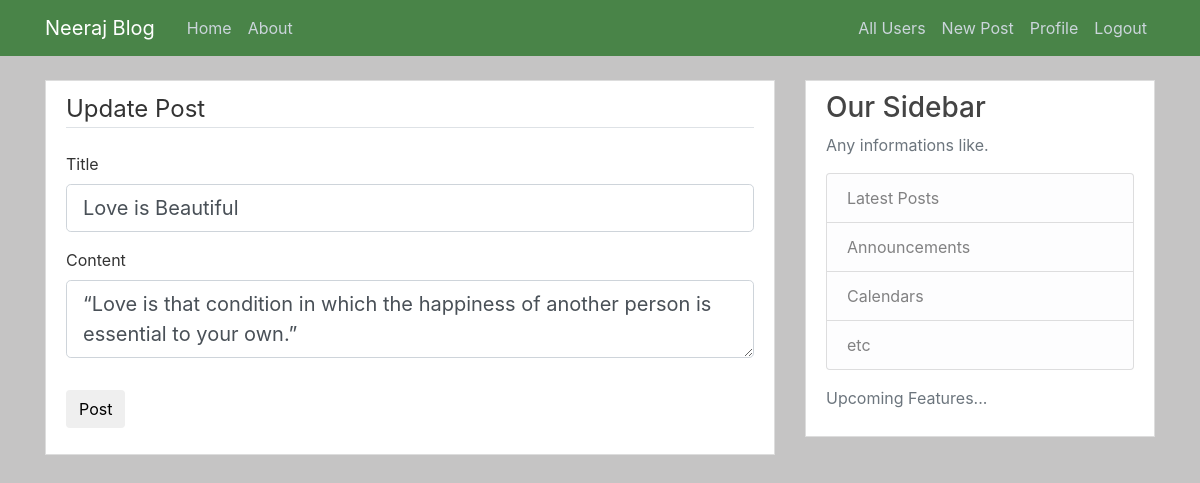
The app's page /post/2/update (signed in) with its own data.
### flaskblog/models.py (models this page shows, shortened)
class Post(db.Model):
    id=db.Column(db.Integer, primary_key=True)
    title=db.Column(db.String(100), nullable=False)
    date_posted=db.Column(db.DateTime, nullable=False, default=datetime.utcnow)
    content= db.Column(db.Text, nullable=False)
    user_id = db.Column(db.Integer, db.ForeignKey('user.id'), nullable=False)

### flaskblog/routes.py (the view)
@app.route("/post/<int:post_id>/update", methods=['GET','POST'])
@login_required
def update_post(post_id):
    post = Post.query.get_or_404(post_id)
    if post.author != current_user:
        abort(403)
    form =PostForm()
    if form.validate_on_submit():
        post.title=form.title.data
        post.content=form.content.data
        db.session.commit()
        flash('Your post has been updated!', 'success')
        return redirect(url_for('post', post_id=post.id))
    elif request.method =='GET':
        form.title.data = post.title
        form.content.data = post.content
    return render_template('create_post.html', title='Update Post',form=form, legend='Update Post')

### flaskblog/forms.py
class PostForm(FlaskForm):
    title=StringField('Title', validators=[DataRequired()])
    content=TextAreaField('Content', validators=[DataRequired()])
    submit= SubmitField('Post')

### flaskblog/models.py (called while the page is built)
@login_manager.user_loader
def load_user(user_id):
    return User.query.get(int(user_id))

### flaskblog/templates/create_post.html (shortened to what this page needs)
{% extends "layout.html" %}
{% block content %}
<div class="content-section">
   <form method="POST" action="">
    <fieldset class="form-group">
       <legend class="border-bottom mb-4">{{ legend }}</legend>
       <div class="form-group">
          {{ form.title.label(class="form-control-label") }}
          {% if form.title.errors%}
            {{ form.title(class="form-control form-control-lg is-invalid")}}
            <div class="invalid-feedback">
                {% for error in form.title.errors %}
                   <span>{{ error }} </span>
                {% endfor %}
             </div>
          {% else %}
               {{ form.title(class="form-control form-control-lg") }}
          {% endif %}
       </div>
       <div class="form-group">
          {{ form.content.label(class="form-control-label") }}
          {% if form.content.errors%}
            {{ form.content(class="form-control form-control-lg is-invalid")}}
            <div class="invalid-feedback">
                {% for error in form.content.errors %}
                   <span>{{ error }} </span>
                {% endfor %}
             </div>
          {% else %}
               {{ form.content(class="form-control form-control-lg") }}
          {% endif %}
       </div>
     </fieldset>
     <div class="form-group">
       {{ form.submit(class="btn tbn-outline-info")}}
     </div>
  </form>
</div>
{% endblock content %}

### flaskblog/static/main.css (style rules this page uses)
body { background: #c5c4c4; color: #333333; margin-top: 5rem; }
.content-section { background: #ffffff; padding: 10px 20px; border: 1px solid #dddddd; margin-bottom: 20px; }

### records on screen
Post: title "Love is Beautiful", content "“Love is that condition in which the happiness of another person is essential to your own.”"

### other values on screen
{{ legend }} "Update Post"
